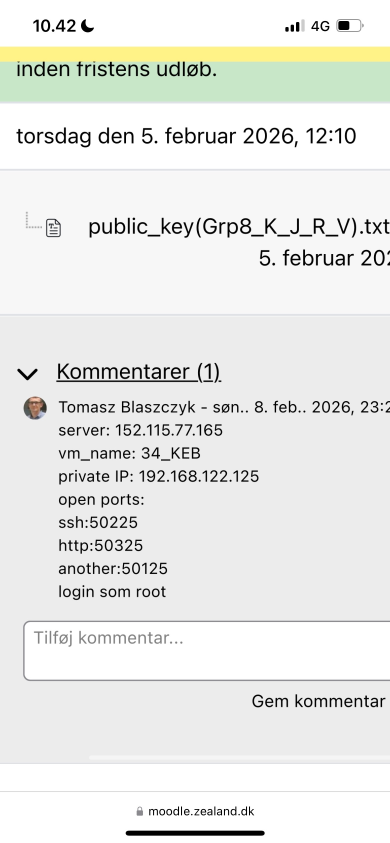
#> input picture Documentation/IMG_7460.webp, 390 x 843 px
$ python -i color_detection.py   (imports and definitions only)
#> lines starting #> are read from the running program, lines starting #| are printed output that depends on the picture; after the words box and inside, x2 and y2 are one past the last pixel; in counts of white or black regions, pixels touching at a corner belong together
#> further down, picture is the input picture: shape (843, 390, 3); mean B, G, R 231.3, 234.5, 233.3
import cv2 as cv
import numpy as np

# Use [H-10, 100, 100] and [H+10, 255, 255] as lower and upper bounds.
# Hue range is [0, 179], saturation and value [0, 255] for 8-bit images.
COLOR_RANGES = {
    "red": [
        (np.array([0,   120, 70]),  np.array([10,  255, 255])),
        (np.array([170, 120, 70]),  np.array([180, 255, 255])),
    ],
    # green = np.uint8([[[0,255,0]]]) -> cvtColor BGR2HSV -> [[[60 255 255]]]
    "green": [
        (np.array([50,  100, 100]), np.array([70,  255, 255])),
    ],
    "blue": [
        (np.array([110, 50,  50]),  np.array([130, 255, 255])),
    ],
    "yellow": [
        (np.array([20,  100, 100]), np.array([35,  255, 255])),
    ],
}

MIN_CONTOUR_AREA = 500


def detect(frame_bgr, colors=None):
    hsv = cv.cvtColor(frame_bgr, cv.COLOR_BGR2HSV)
#> hsv: shape (843, 390, 3); mean H, S, V 7, 4.1, 234.8

    targets = colors if colors else list(COLOR_RANGES.keys())
    results = []

    for color in targets:
        if color not in COLOR_RANGES:
            continue

        mask = np.zeros(hsv.shape[:2], dtype=np.uint8)
        for (lower, upper) in COLOR_RANGES[color]:
            # checks if array elements lie between the elements of two other arrays
            mask |= cv.inRange(hsv, lower, upper)

        # findContours retrieves contours from the binary image
        # CHAIN_APPROX_SIMPLE removes all redundant points and compresses
        # the contour, thereby saving memory
        contours, _ = cv.findContours(mask, cv.RETR_EXTERNAL, cv.CHAIN_APPROX_SIMPLE)

        for cnt in contours:
            area = cv.contourArea(cnt)
            if area < MIN_CONTOUR_AREA:
                continue

            # (x, y) represents the top-left corner and (w, h) width and height dimensions
            x, y, w, h = cv.boundingRect(cnt)

            M = cv.moments(cnt)
            if M["m00"] == 0:
                continue
            cx = int(M["m10"] / M["m00"])
            cy = int(M["m01"] / M["m00"])

            results.append({
                "color":    color,
                "centroid": (cx, cy),
                "bbox":     (x, y, w, h),
                "area":     int(area),
            })
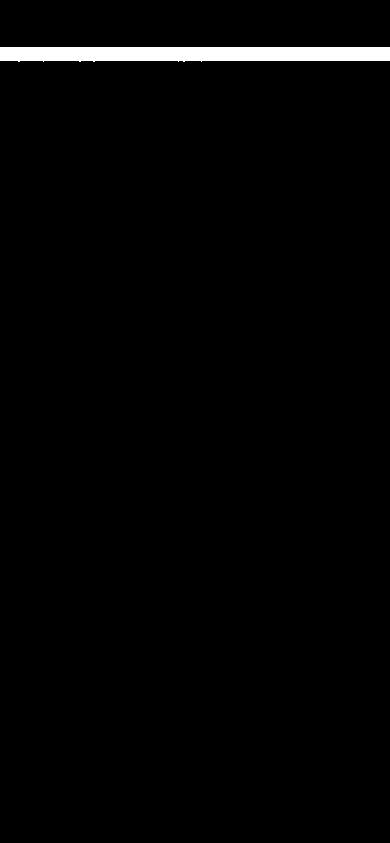
#> mask: shape (843, 390); 1.7% white; 1 white region, box (x1, y1, x2, y2) and area: (0, 47, 390, 62) 5471
#> after the loop, results = 1 item

    return results

>>> import cv2
>>> picture = cv2.imread('../../../Documentation/IMG_7460.webp')
>>> result = detect(picture)
#> result = 1 item
